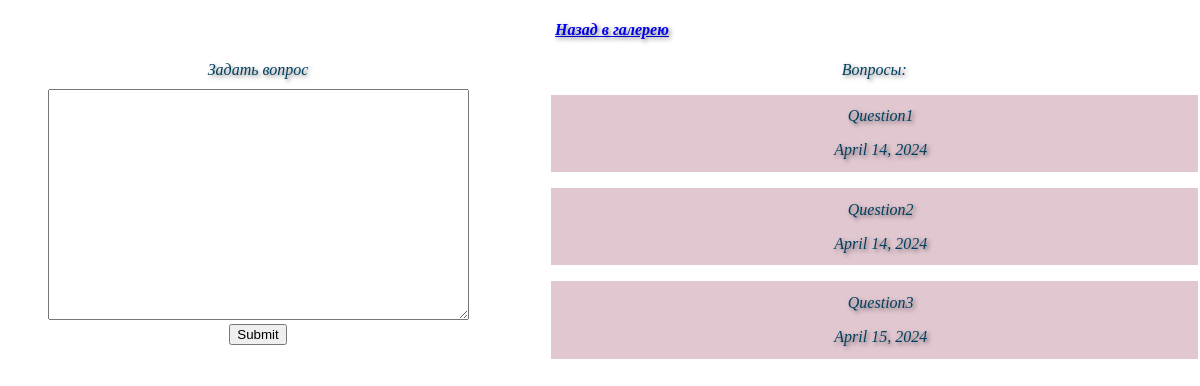
The app's page /painting/question_answer/, older data.
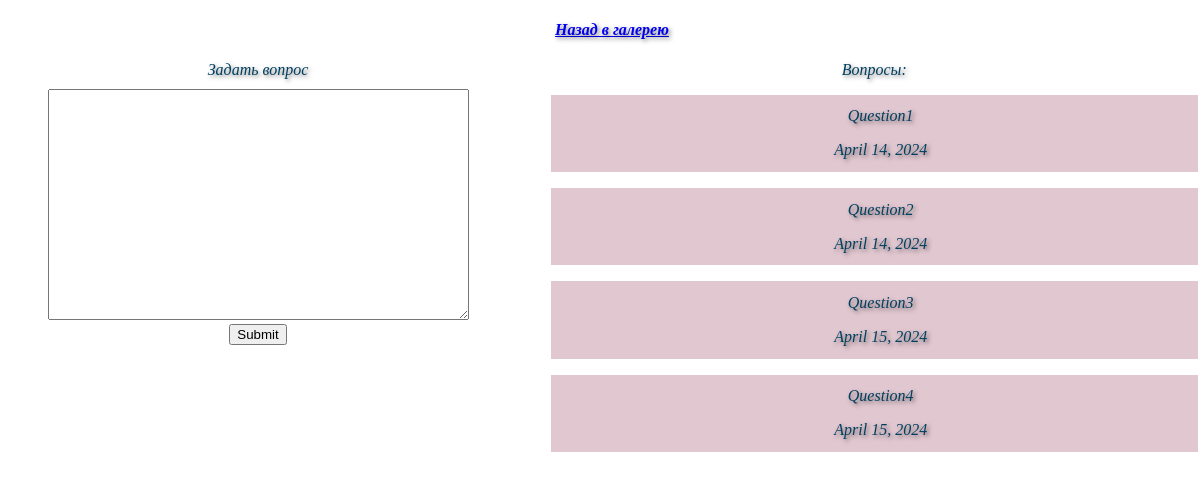
The same page, newer data.
### my_app/models.py (models this page shows)
class QuestionAnswer(models.Model):
    question = models.CharField(max_length=200)
    date_question = models.DateField(auto_now_add=True)

### my_app/views.py (the view)
# urls.py: path('question_answer/', art.question_answer),
def question_answer(request):
    if request.method == 'POST':
        question_answer_value = request.POST.get('question_answer')
        QuestionAnswer.objects.create(question=question_answer_value)
        return HttpResponse(f'''<h2>Ваш вопрос задан.</h2>
                            <a href = ""><button>Вернуться назад</button></a>''')
    if request.method == 'GET':
        result = QuestionAnswer.objects.all()
        data = {
            'question_answer': result
        }
        return render(request, 'question_answer.html', data, status=200)

### my_app/templates/question_answer.html (shortened to what this page needs)
{% extends "base.html" %}
{% load static %}
{% block base_content %}
    <div>
        <form method="POST" action="/painting/question_answer/">
            <label>Задать вопрос</label><br>
            <textarea name="question_answer" cols="50" rows="15" style="margin-top: 2.5%"></textarea><br>
            <input type="submit">
        </form>
    </div>
    <div class="row_bd">
        <label>Вопросы:</label>
        {% for row in question_answer %}
            <div class="row">
                <p style="padding-top: 2%">{{ row.question }}</p>
                <p style="padding-bottom: 2%">{{ row.date_question }}</p>
            </div>
        {% endfor %}
    </div>
{% endblock base_content %}

### templates/base.html (shortened to what this page needs)
<!DOCTYPE html>
{% load static %}
<html lang="en">
<head>
    <link rel="stylesheet" href="{% static 'css/style_img.css' %}" />
</head>
<body>
    <div class="main">
        <h4><a href="..">Назад в галерею</a></h4>
    </div>
    <div class="body_cls">
        {% block base_content %}
        {% endblock base_content %}
    </div>
</body>
</html>

### my_app/static/css/style_img.css (style rules this page uses)
body { background-image: url(http://i1.wallbox.ru/wallpapers/main2/201728/cvety1.jpg); background-size: cover; margin: 0; }
.body_cls { display: flex; }
div { padding-left: 2%; text-align: center; text-shadow: 2px 2px 4px rgba(0, 0, 0, 0.5); font-style: italic; color: #003F5F; }

### my_app/templates/question_answer.html (style rules this page uses)
.row { background-color: rgba(225, 199, 208, 1); }
.row_bd { width: 55%; margin-left: 5%; }

Row changes from the older to the newer data that the page shows:
added QuestionAnswer: question "Question4", date_question "April 15, 2024"
